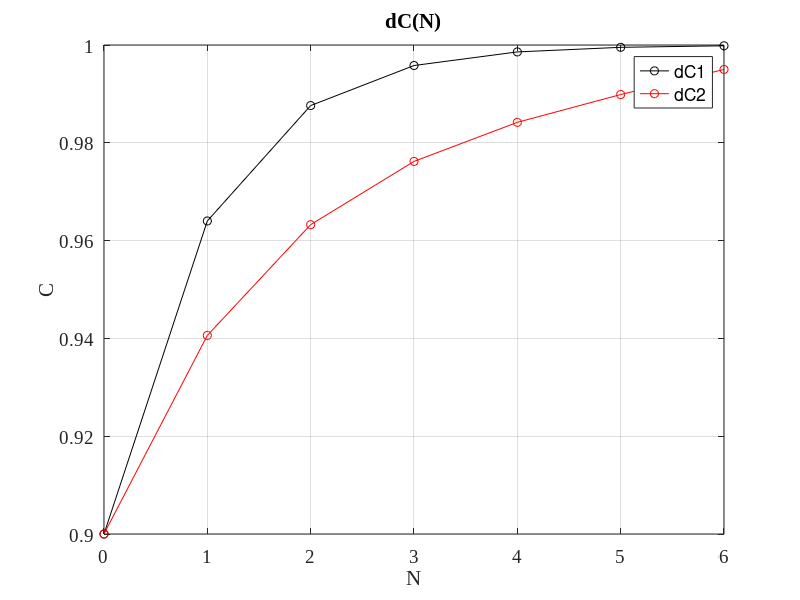

MATLAB code to generate this figure: (Note: this script raises an error after producing the figure.)
%% Course project
% from CP to CW
clear; clc; format; close all;

%% Initial data
T = 15; % Celsius
CW = 0.9;
P = 150; % kg/y

CF = 0.925;
CP = 0.995;
mu = (CP*7+(1-CP)*6)*10^(-3); 
P = P/mu / (365*24); %mol/h

r = 0.5; % per cent
TT = 20; %quantity

%% Calculations
a = 1 + 4755/(T+273)^2 - 0.803/(T+273);
e = a - 1;

nE = 2/e * log(CP*(1-CF) / (CF*(1-CP))); nE = ceil(nE);
nR = 2/e * log(CF*(1-CW) / (CW*(1-CF))); nR = ceil(nR);
nB = nE + nR;
N = nB / TT; N = ceil(N);

dN = 0:1:N;
dC1 = zeros(1,length(dN));
dC1(1) = CW;
for i = 2:length(dC1)
    dC1(i) = (CW/(1-CW) * exp(e*dN(i)*TT)) / (1 + CW/(1-CW) * exp(e*dN(i)*TT));
end

% plot dC1 from N, where dC1 calculated as P = 0
% figure(1);
% plot(dN, dC1, 'k-o'); grid on;
% xlabel('N', 'FontSize', 14, 'FontName', 'TimesNewRoman');
% ylabel('C', 'FontSize', 14, 'FontName', 'TimesNewRoman');
% title('dC1(N)', 'FontSize', 14, 'FontName', 'TimesNewRoman'); 
% set(gca, 'FontSize', 14, 'FontName', 'TimesNewRoman');

Lb = zeros(1,length(dN)-1);
Le = zeros(1,length(dN)-1);

% Math

Lin = 2 * P * (CP - CF) / (e*CF * (1-CF));
for i = 1:N
    Le(i) = Lin * (1-r/100)^(TT*i);
    Lb(i) = Lin * (1-r/100)^(TT*(i-1));
end
L = (Lb + Le) ./ 2;
%clear Le Lb;

dC2 = zeros(1,length(dN));
dC2(N+1) = CP;
for i = 2:length(dC2)
    x1 = 1/2 * (1 + P/(e*L(i-1))) + sqrt(1/4*(1+P/(e*L(i-1)))^2 - P * CP / (e*L(i-1)));
    x2 = 1/2 * (1 + P/(e*L(i-1))) - sqrt(1/4*(1+P/(e*L(i-1)))^2 - P * CP / (e*L(i-1)));
    disp([x1 x2 dN(i)*TT]);
    dC2(i-1) = (x2 * (x1 - CP) / (CP - x2) * exp(e*dN(N+1+2-i)*TT*(x1 - x2)) + x1) / ( 1 + (x1 - CP) / (CP - x2) * exp(e*dN(N+1+2-i)*TT*(x1 - x2)));
end

% Change Lin
dh = 0.0001;
k = 0;
more = 0;
while ((abs(dC2(1)-CW) > 0.00009) || dC2(1) < CW)
    more = 0;
    Lin = 2 * P * (CP - CF) / (e*CF * (1-CF));
    Lin = Lin * (1-dh*k);
for i = 1:N
    Le(i+1) = Lin * (1-r/100)^(TT*i);
    Lb(i+1) = Lin * (1-r/100)^(TT*(i-1));
end
L = (Lb + Le) ./ 2;
%clear Lin Le Lb;

dC2 = zeros(1,length(dN));
dC2(N+1) = CP;
for i = 2:length(dC2)
    x1 = 1/2 * (1 + P/(e*L(i))) + sqrt(1/4*(1+P/(e*L(i)))^2 - P * CP / (e*L(i)));
    x2 = 1/2 * (1 + P/(e*L(i))) - sqrt(1/4*(1+P/(e*L(i)))^2 - P * CP / (e*L(i)));
    dC2(i-1) = (x2 * (x1 - CP) / (CP - x2) * exp(e*dN(N+1+2-i)*TT*(x1 - x2)) + x1) / ( 1 + (x1 - CP) / (CP - x2) * exp(e*dN(N+1+2-i)*TT*(x1 - x2)));
    if (dC2(i) > 1)
        more = 1;
    end
end
k = k + 1;
if more
    continue;
end
if (L(2) < 0) 
    disp('L is less then 0');
    break;
end
end
in = 1-dh*k;
text = num2str(in,10);
text = ['increased in ', text];
disp(text);

% plot dC2 from N, where dC2 calculated with P
% figure(2);
% plot(dN, dC2, 'k-o'); grid on;
% xlabel('N', 'FontSize', 14, 'FontName', 'TimesNewRoman');
% ylabel('C', 'FontSize', 14, 'FontName', 'TimesNewRoman');
% title('dC2(N)', 'FontSize', 14, 'FontName', 'TimesNewRoman'); 
% set(gca, 'FontSize', 14, 'FontName', 'TimesNewRoman');

figure(3);
plot(dN, dC1, 'k-o', dN, dC2, 'r-o'); grid on;
xlabel('N', 'FontSize', 14, 'FontName', 'TimesNewRoman');
ylabel('C', 'FontSize', 14, 'FontName', 'TimesNewRoman');
title('dC(N)', 'FontSize', 14, 'FontName', 'TimesNewRoman'); 
legend('dC1', 'dC2');
set(gca, 'FontSize', 14, 'FontName', 'TimesNewRoman');
dimen = [ceil(nR/TT)/N*0.8+1/8 0.9 0 -0.2];
a = annotation('arrow','Position',dimen);


A = [1 -1; CF -dC2(1)];
B = [P; P*dC2(length(dC2))];
S = linsolve(A,B);
F = S(1); W=S(2);
clear S;
text = ['Flow F is ', num2str(F), ' mol/h'];
disp(text);
text = ['Flow W is ', num2str(W), ' mol/h'];
disp(text);
